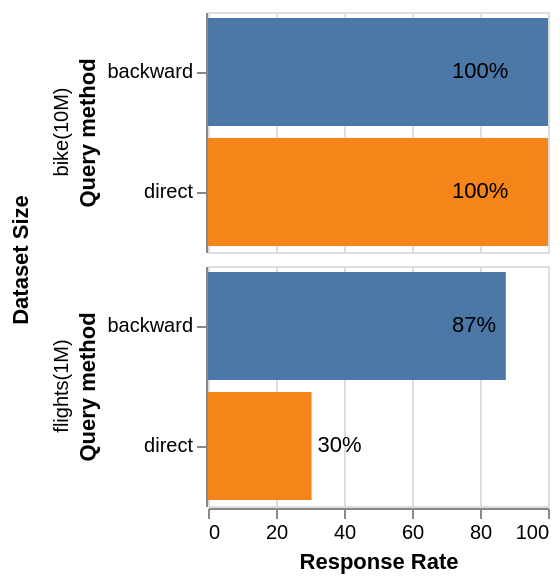

Here is the Vega-Lite specification saved for this chart:
### Vega-Lite specification from a JSON file in a GitHub repository (floating-point values rounded to 4 significant figures)
{"$schema": "https://vega.github.io/schema/vega-lite/v4.json", "description": "A simple bar chart with embedded data.", "data": {"values": [{"dataset_size": "1M", "dataset": "flights(1M)", "driver": "direct", "meanDuration": 921.7, "countAnswered": 1595, "durationCiLower": 902.6, "durationCiUpper": 940.9, "durationStd": 390.1, "countViolated": 1109, "responseRate": 0.3047}, {"dataset_size": "1M", "dataset": "flights(1M)", "driver": "backward", "meanDuration": 508.9, "countAnswered": 1595, "durationCiLower": 496.0, "durationCiUpper": 521.9, "durationStd": 263.3, "countViolated": 198, "responseRate": 0.8759}, {"dataset_size": "10M", "dataset": "bike(10M)", "driver": "direct", "meanDuration": 47.5, "countAnswered": 1500, "durationCiLower": 42.16, "durationCiUpper": 52.83, "durationStd": 105.3, "countViolated": false, "responseRate": 1.0}, {"dataset_size": "10M", "dataset": "bike(10M)", "driver": "backward", "meanDuration": 1.428, "countAnswered": 1500, "durationCiLower": 1.395, "durationCiUpper": 1.461, "durationStd": 0.6561, "countViolated": false, "responseRate": 1.0}]}, "transform": [{"calculate": "datum.responseRate*100", "as": "respRate"}, {"calculate": "floor(datum.respRate)+ '%'", "as": "respRateNice"}, {"calculate": "clamp(datum.respRate,0,70)", "as": "respRateTextPos"}], "facet": {"row": {"field": "dataset", "type": "ordinal", "title": "Dataset Size", "header": {"labelPadding": 2, "titlePadding": 0}}}, "config": {"facet": {"spacing": 5}}, "spec": {"height": 120, "width": 170, "layer": [{"mark": {"type": "bar", "clip": true}, "encoding": {"y": {"field": "driver", "type": "nominal", "title": "Query method"}, "x": {"field": "respRate", "type": "quantitative", "scale": {"domain": [0, 100]}, "title": "Response Rate"}, "color": {"field": "driver", "type": "nominal", "title": "Query method", "legend": null}}}, {"mark": {"type": "text", "align": "left", "baseline": "middle", "clip": true, "dx": 3}, "encoding": {"text": {"field": "respRateNice", "type": "nominal"}, "y": {"field": "driver", "type": "nominal", "title": "Query method"}, "x": {"field": "respRateTextPos", "type": "quantitative"}}}]}}
